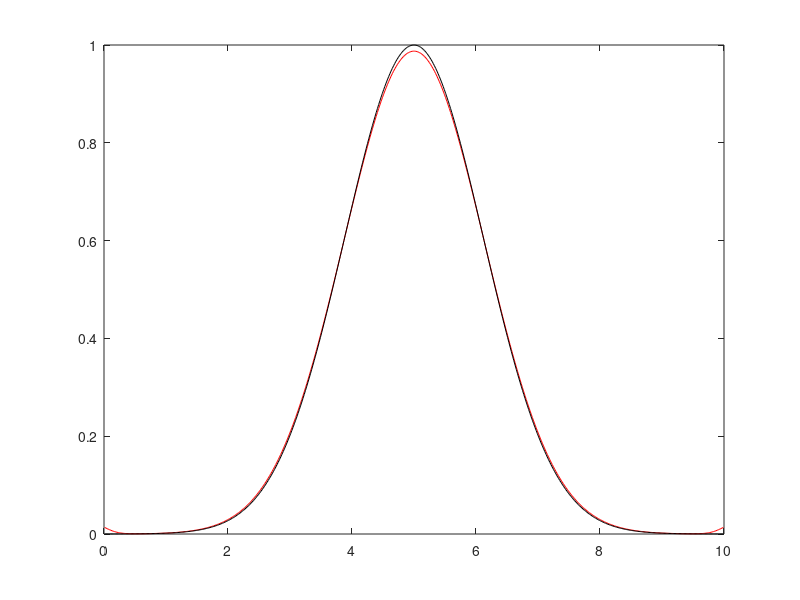
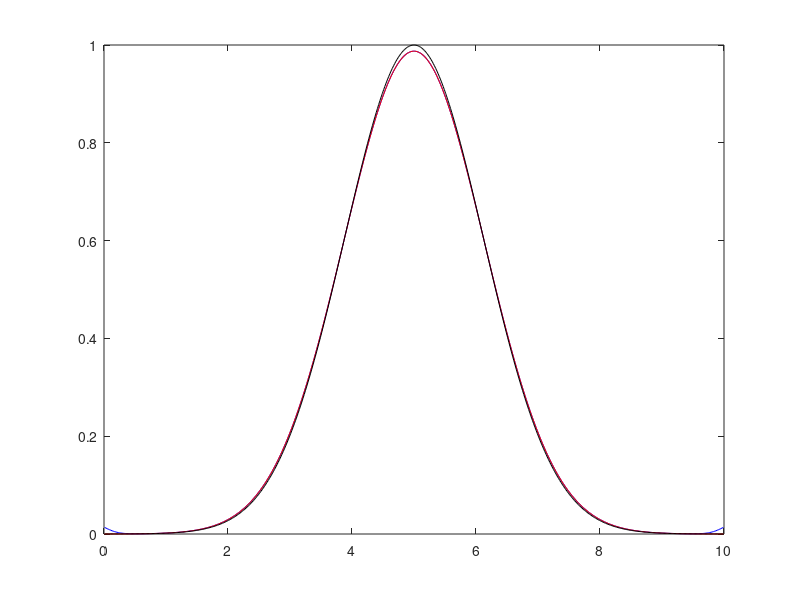

These charts were generated, in order, by the following MATLAB code:
% This is a matlab/octave script to solve 1D diffusion equation for its implicit solution by using 
% Pseudo-transient method. 
% It differs from Diff1D_implicit by adding the dampening of the dTdtau to 
% speed up the convergence! Only two line code is added but it become much faster! 7000 iteration Vs 700 iteration
% _2nd mean it is 2nd order convergence!

clear;clf

Lx  = 10;       %model length. used as the length scale
D   = 100;      %diffusion coefficient
nx  = 50*10;    %nx cell
dx  = Lx/nx;    %cell width
Imax= 100*nx;   %maximum iteration number
tsc = Lx*Lx/D;  %diffusion timescale
%Initiation 
t0 = Lx*Lx/D/160; %t0 for the analytical solution!
x  = linspace(0,Lx,nx+1);     % x coordinates for the grid/node 
xc = (x(1:end-1)+x(2:end))/2; % x coordinates at the center of the cell.
% staggered grid: velocity field is at x, while scalar field T is at xc. 
T  = zeros(1,nx);
a  = 0.5*Lx;
T0 = exp(-(xc-a).^2/4/D/t0); 
% Notice that boundary condition should depend on t in order to have the simple
%analytical solution. Here we choose t0 to make the boundary temperature close to 0.
%t00=s
Told = T0;
T    = T0;
Vx   = zeros(1,nx-1);  %Vx at the boundary is not included here! Otherwise it should be nx+1
f    = sin(xc); f(:)=0;% f=0 to compare with the analytical solution that has no heat source.
%Boundary condition
ttol = 1.6*t0 # As this script is slow. Lets compute a small ttol! 
Tana = sqrt(t0/(t0+ttol)).*exp(-(xc-a).^2/(4*D*(t0+ttol)));
T(1) = Tana(1);T(end)=Tana(end);
dTdtau1 = zeros(1,nx-2); % pseudo time derivative!
dTdtau2 = zeros(1,nx-2); % pseudo time derivative with dampening
cnt  = 100;
epsi = 1e-8; % accuracy for the convergence
CFL  = 0.8;
ndim = 1;
dtau = CFL*dx*dx/2/D/ndim; % pseudo timestep!
dt   = 10*dtau     % physical timestep, could be larger than dtau and be stable as it is implicit solution. 
itertol = 0;
time    = 0; 

residdT  = 1e5;
it       = 0;
damp     = 1-6*pi/nx;% 0.93 %0.991 %  WHL: does not work quite well with nx>=500.
kw       = 1;
A        = CFL*pi*pi*kw*kw/nx/nx/2;
damp     = 1-2*sqrt(dtau/dt+A); # work with both low and high nx (50-2000)
%WHL: This is the optimized dampening parameter I derived at 2Sep2024. It is faster than 1-6*pi/nx.
% The time ratio is dominant over A as A is very small! So one can simply use: 1-2*sqrt(dtau/dt)
% Try low nx to test the effect of A, +A converge much faster than -A when nx=50. So +A is correct!
dampening= 1;
%while (time<ttol*0.99 &&it<10000)
while it<10
%for it=1:100
       iter     = 0; 
       residdT  = 2*epsi;
%for iter=1:Imax
   while residdT>epsi && iter<Imax
          q        = -D*diff(T)/dx;    % dimension:nx-1
          dTdtau1   = -(T(2:nx-1)-Told(2:nx-1))/dt-diff(q)/dx; %dimension:nx-2. residual from Lesson2:Eq.2)
      if dampening == 0  %****dTdtau is used. simple and slow!
          T(2:nx-1) = T(2:nx-1) + dtau*dTdtau1;     %nx-2. Update T by pseudo time marching.  Lesson2:Eq.3)
      else               %****dTdtau2 contains the currect residual and the previous residual, which greatly speed up the convergence!
                         %The formulation can be derive with 2nd pseudo transient time derivative dT2dtau !
          dTdtau2    = dTdtau1 + damp*dTdtau2;  
          T(2:nx-1) = T(2:nx-1) + dtau*dTdtau2; % dTdtau is used 
      end
       residdT  = max(abs(dTdtau1)); %
       iter     = iter+1;
       if mod(iter,cnt)==0
          plot(xc,T,'r',xc,T0,'k');drawnow
         fprintf('Iteration %d, residdT=%7.3e\n',iter,residdT); 
       end   
    end
    it   = it+1;
    time = time+dt;  % update the physical time!
    Told = T;                % update the Told after one physical timestep.
    itertol = itertol+iter;
    fprintf('Step %d converged,residdT=%7.3e\n',it,residdT); 
end
%Tana=1/sqrt(4*(ttol+1/4)).*exp(-(xc-a).^2/(4*(ttol+1/4)));
% initial condition: T(x,t0)=exp(-x*x/(4*D*t0))  %Let:t0=0.1;
%analytical solution:T(x,t)=sqrt(t0/t)exp(-x*x/(4*D*t));
%Tana = sqrt(t0/(ttol)).*exp(-(xc-a).^2/(4*D*ttol));
Tana = sqrt(t0/(t0+time)).*exp(-(xc-a).^2/(4*D*(t0+time)));
figure();plot(xc,T,'b',xc,Tana,'r',xc,T0,'k')

fprintf('Total %d step are calculated.\n The physical time is =%3.1f, totel iteration is %d (%3.1f *nx), with dampeng=%d\n',it,time,itertol,itertol/nx,dampening); 

%Exercise1: 1. change t0 and see if the numerical solution still matches the analytical solution
%            2. change nx,dtau and see if it still produce reasonable results.
%            3. After finding out the numerical solution is correct, remove the analytical solution and use any initial boundary condition.
%            4. rewrite the code with another language, for example, julia and python. Notice matlab and julia counter from 1, while python counter from 0. 


% exercise for dampening.
% write an code to find out the optimized dampening parameters (damp) by testing damp from 0 to 1.
